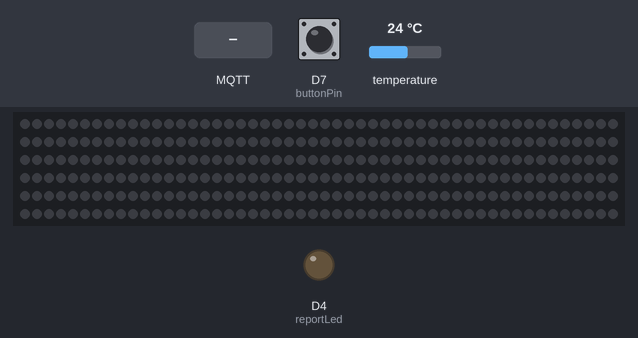
The sketch below on a simulated ESP8266 (NodeMCU). On the bench: 300 RGB LEDs in strip order, left to right, continuing on the next row, output pins drawn as LEDs (lit = HIGH). The inputs (shaded band) are chosen by the test bench; at power-on: D7 (buttonPin) LOW, temperature 24 °C. WiFi joins after 1.5 s; servers stay silent unless stated; random numbers use the default seed unless the sketch sets one; no MQTT or app messages arrive unless stated; what the sketch prints to the serial monitor is not drawn.

Above: at 2.7 s.
2.8 s: MQTT message "0" arrives on the first subscribed topic
At 3.3 s:
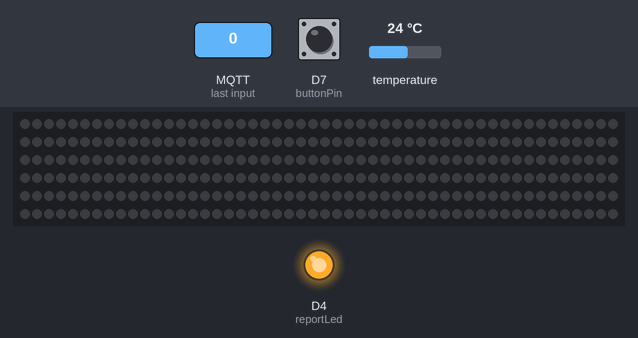
4.3 s: D7 (buttonPin) pulled HIGH for 0.15 s
At 5.1 s:
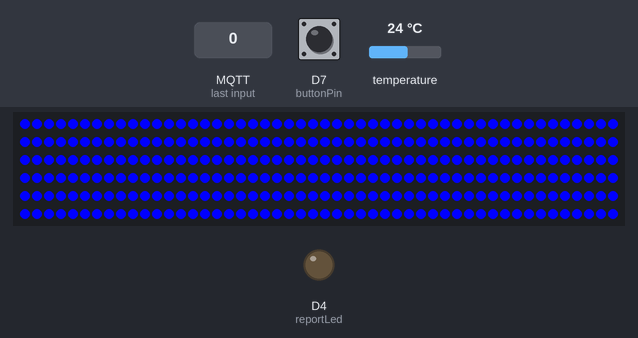
5.9 s: D7 (buttonPin) pulled HIGH for 1 s
At 6.4 s:
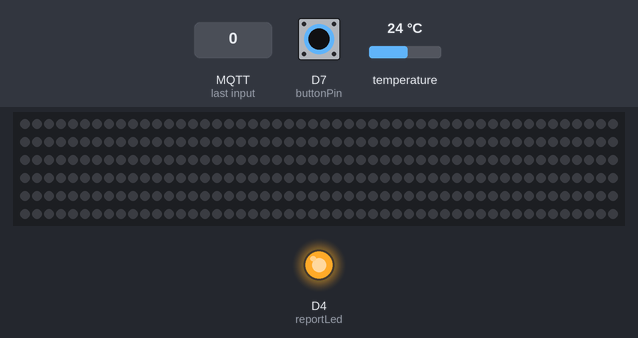
8.4 s: D7 (buttonPin) pulled HIGH for 3.2 s
At 9.4 s:
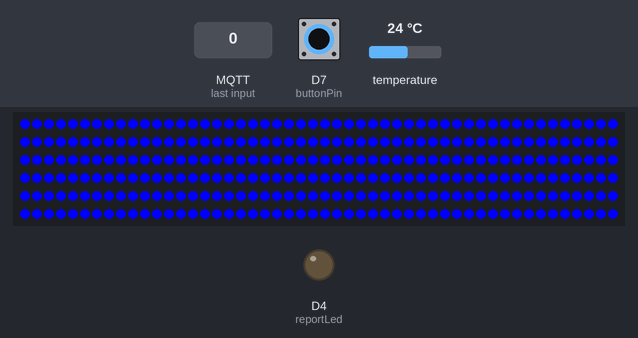
13.1 s: MQTT message "on" arrives on the first subscribed topic
At 13.5 s:
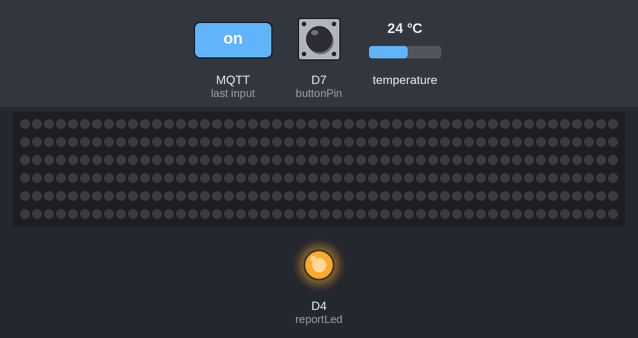
Timing chart, 0 to 16.1 s (numbered marks = the images above; inputs shaded):
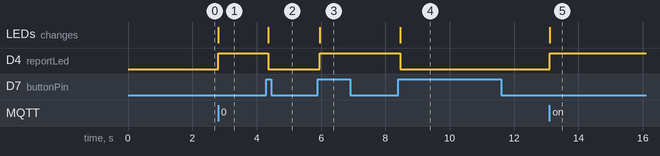

Measured:
- after the input at 2.8 s, D4 (reportLed): LOW → HIGH at once
- after the input at 4.3 s, D4 (reportLed): HIGH → LOW after 0.06 s; the LEDs: change after 0.06 s (image 2)
- after the input at 5.9 s, D4 (reportLed): LOW → HIGH after 0.06 s; the LEDs: change after 0.06 s (image 3)
- after the input at 8.4 s, D4 (reportLed): HIGH → LOW after 0.06 s; the LEDs: change after 0.06 s (image 4)
- after the input at 13.1 s, D4 (reportLed): LOW → HIGH at once; the LEDs: change at once (image 5)

The sketch:

controller_code_mqtt.ino
```cpp
/*
 Basic ESP8266 MQTT example

 This sketch demonstrates the capabilities of the pubsub library in combination
 with the ESP8266 board/library.

 It connects to an MQTT server then:
  - publishes "hello world" to the topic "outTopic" every two seconds
  - subscribes to the topic "inTopic", printing out any messages
    it receives. NB - it assumes the received payloads are strings not binary
  - If the first character of the topic "inTopic" is an 1, switch ON the ESP Led,
    else switch it off

 It will reconnect to the server if the connection is lost using a blocking
 reconnect function. See the 'mqtt_reconnect_nonblocking' example for how to
 achieve the same result without blocking the main loop.

 To install the ESP8266 board, (using Arduino 1.6.4+):
  - Add the following 3rd party board manager under "File -> Preferences -> Additional Boards Manager URLs":
       http://arduino.esp8266.com/stable/package_esp8266com_index.json
  - Open the "Tools -> Board -> Board Manager" and click install for the ESP8266"
  - Select your ESP8266 in "Tools -> Board"

*/

#include <ESP8266WiFi.h>
#include <PubSubClient.h>
#include <DallasTemperature.h>
#include <OneWire.h>
#include <FastLED.h>


//number of leds we are running
#define NUM_LEDS 300
#define DATA_PIN D1

// Define the array of leds
CRGB leds[NUM_LEDS];


//setup the thermometer
#define ONE_WIRE_BUS D2
OneWire oneWire(ONE_WIRE_BUS);
DallasTemperature sensors(&oneWire);


// Variables we need to detect and debounce button presses.
int ledState = 0;
int buttonState = 0;
int lastButtonState = 0;

unsigned long lastDebounceTime = 0;
unsigned long debounceDelay = 50;

//define some pin names
const int buttonPin = D7;
const int reportLed = D4;


// Update these with values suitable for your network.

const char* ssid = "ssid";
const char* password = "password";
const char* mqtt_server = "broker-ip";

WiFiClient espClient;
PubSubClient client(espClient);
long lastMsg = 0;
char msg[50];
int value = 0;

void setup_wifi() {

  delay(10);
  // We start by connecting to a WiFi network
  Serial.println();
  Serial.print("Connecting to ");
  Serial.println(ssid);

  WiFi.begin(ssid, password);

  while (WiFi.status() != WL_CONNECTED) {
    delay(500);
    Serial.print(".");
  }

  randomSeed(micros());

  Serial.println("");
  Serial.println("WiFi connected");
  Serial.println("IP address: ");
  Serial.println(WiFi.localIP());
}

void callback(char* topic, byte* payload, unsigned int length) {
  Serial.print("Message arrived [");
  Serial.print(topic);
  Serial.print("] ");
  for (int i = 0; i < length; i++) {
    Serial.print((char)payload[i]);
  }
  Serial.println();

  // Switch on the LED if an 1 was received as first character
  if ((char)payload[0] == '1') {

    ledState = HIGH;
    switch_light(ledState);
    digitalWrite(BUILTIN_LED, LOW);   // Turn the LED on (Note that LOW is the voltage level
    // but actually the LED is on; this is because
    // it is active low on the ESP-01)
  } else {
    digitalWrite(BUILTIN_LED, HIGH);  // Turn the LED off by making the voltage HIGH
    ledState = LOW;
    switch_light(ledState);
  }

}

void reconnect() {
  // Loop until we're reconnected
  while (!client.connected()) {
    Serial.print("Attempting MQTT connection...");
    // Create a random client ID
    String clientId = "ESP8266Client-";
    clientId += String(random(0xffff), HEX);
    // Attempt to connect
    if (client.connect(clientId.c_str())) {
      Serial.println("connected");
      // Once connected, publish an announcement...
      client.publish("outTopic", "hello world");
      // ... and resubscribe
      client.subscribe("optoworld/switch");
    } else {
      Serial.print("failed, rc=");
      Serial.print(client.state());
      Serial.println(" try again in 5 seconds");
      // Wait 5 seconds before retrying
      delay(5000);
    }
  }
}

float get_temperature() {
  sensors.requestTemperatures();
  float temp1 = sensors.getTempCByIndex(0);

  return temp1;
}

void check_button() {

  //read the button pin
  int reading = digitalRead(buttonPin);

  //if the reading is different from the last button state
  //we update the lastDebounceTime
  if(reading != lastButtonState){
    lastDebounceTime = millis();
  }

  //if the reading has been changed for longer than the delay
  //we will take it as the actual new value
  if((millis() - lastDebounceTime) > debounceDelay){
    //if the reading is different from the current state, update
    if(reading != buttonState){
      buttonState  = reading;
      //if the button is actually pressed, change ledState
      if(buttonState == HIGH){
        ledState = !ledState;
        switch_light(ledState);
      }
    }
  }
  lastButtonState = reading;
}

void switch_light(bool light_status){
  if(light_status == HIGH){
    fill_solid(leds, NUM_LEDS, CRGB(0,0,255));
    FastLED.show();
    digitalWrite(reportLed, LOW);
    client.publish("optoworld/lightstatus", String(1).c_str());
  }
  else{
    FastLED.clear();
    FastLED.show();
    digitalWrite(reportLed, HIGH);
    client.publish("optoworld/lightstatus", String(0).c_str());
  }

}

void setup() {
  pinMode(BUILTIN_LED, OUTPUT);     // Initialize the BUILTIN_LED pin as an output
  Serial.begin(115200);
  setup_wifi();
  client.setServer(mqtt_server, 1883);
  client.setCallback(callback);

    //initialize the lights
    FastLED.addLeds<NEOPIXEL, DATA_PIN>(leds, NUM_LEDS);  // GRB ordering is assumed
  //inititalize the thermometers
    sensors.begin();
  //initialize the pins
    pinMode(buttonPin, INPUT);

}

void loop() {
  check_button();

  if (!client.connected()) {
    reconnect();
  }
  client.loop();

  long now = millis();
  if (now - lastMsg > 5000) {
    lastMsg = now;
    ++value;
    float temp = get_temperature();
    client.publish("optoworld/temperature", String(temp).c_str());
  }
}
```
